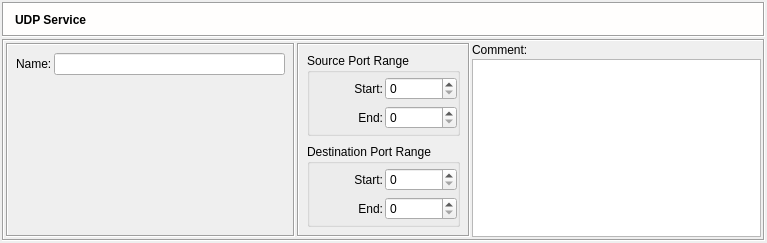
<ui version="4.0" >
 <class>UDPServiceDialog_q</class>
 <widget class="QWidget" name="UDPServiceDialog_q" >
  <property name="enabled" >
   <bool>true</bool>
  </property>
  <property name="geometry" >
   <rect>
    <x>0</x>
    <y>0</y>
    <width>767</width>
    <height>243</height>
   </rect>
  </property>
  <property name="sizePolicy" >
   <sizepolicy vsizetype="Preferred" hsizetype="Minimum" >
    <horstretch>0</horstretch>
    <verstretch>0</verstretch>
   </sizepolicy>
  </property>
  <property name="windowTitle" >
   <string>UDP</string>
  </property>
  <layout class="QGridLayout" >
   <property name="leftMargin" >
    <number>2</number>
   </property>
   <property name="topMargin" >
    <number>2</number>
   </property>
   <property name="rightMargin" >
    <number>2</number>
   </property>
   <property name="bottomMargin" >
    <number>2</number>
   </property>
   <property name="horizontalSpacing" >
    <number>0</number>
   </property>
   <property name="verticalSpacing" >
    <number>0</number>
   </property>
   <item row="0" column="0" >
    <layout class="QVBoxLayout" >
     <property name="spacing" >
      <number>2</number>
     </property>
     <property name="leftMargin" >
      <number>0</number>
     </property>
     <property name="topMargin" >
      <number>0</number>
     </property>
     <property name="rightMargin" >
      <number>0</number>
     </property>
     <property name="bottomMargin" >
      <number>0</number>
     </property>
     <item>
      <widget class="QFrame" name="frame3" >
       <property name="sizePolicy" >
        <sizepolicy vsizetype="Fixed" hsizetype="Preferred" >
         <horstretch>0</horstretch>
         <verstretch>0</verstretch>
        </sizepolicy>
       </property>
       <property name="minimumSize" >
        <size>
         <width>16</width>
         <height>35</height>
        </size>
       </property>
       <property name="palette" >
        <palette>
         <active>
          <colorrole role="Base" >
           <brush brushstyle="SolidPattern" >
            <color alpha="255" >
             <red>255</red>
             <green>255</green>
             <blue>255</blue>
            </color>
           </brush>
          </colorrole>
          <colorrole role="Window" >
           <brush brushstyle="SolidPattern" >
            <color alpha="255" >
             <red>255</red>
             <green>254</green>
             <blue>253</blue>
            </color>
           </brush>
          </colorrole>
         </active>
         <inactive>
          <colorrole role="Base" >
           <brush brushstyle="SolidPattern" >
            <color alpha="255" >
             <red>255</red>
             <green>255</green>
             <blue>255</blue>
            </color>
           </brush>
          </colorrole>
          <colorrole role="Window" >
           <brush brushstyle="SolidPattern" >
            <color alpha="255" >
             <red>255</red>
             <green>254</green>
             <blue>253</blue>
            </color>
           </brush>
          </colorrole>
         </inactive>
         <disabled>
          <colorrole role="Base" >
           <brush brushstyle="SolidPattern" >
            <color alpha="255" >
             <red>255</red>
             <green>254</green>
             <blue>253</blue>
            </color>
           </brush>
          </colorrole>
          <colorrole role="Window" >
           <brush brushstyle="SolidPattern" >
            <color alpha="255" >
             <red>255</red>
             <green>254</green>
             <blue>253</blue>
            </color>
           </brush>
          </colorrole>
         </disabled>
        </palette>
       </property>
       <property name="autoFillBackground" >
        <bool>true</bool>
       </property>
       <property name="frameShape" >
        <enum>QFrame::Box</enum>
       </property>
       <property name="frameShadow" >
        <enum>QFrame::Sunken</enum>
       </property>
       <layout class="QGridLayout" >
        <property name="leftMargin" >
         <number>2</number>
        </property>
        <property name="topMargin" >
         <number>2</number>
        </property>
        <property name="rightMargin" >
         <number>2</number>
        </property>
        <property name="bottomMargin" >
         <number>2</number>
        </property>
        <property name="horizontalSpacing" >
         <number>2</number>
        </property>
        <property name="verticalSpacing" >
         <number>2</number>
        </property>
        <item row="0" column="2" >
         <widget class="QLabel" name="editorTitle" >
          <property name="font" >
           <font>
            <weight>75</weight>
            <bold>true</bold>
           </font>
          </property>
          <property name="text" >
           <string>UDP Service</string>
          </property>
          <property name="wordWrap" >
           <bool>false</bool>
          </property>
         </widget>
        </item>
        <item row="0" column="1" >
         <widget class="QLabel" name="label" >
          <property name="sizePolicy" >
           <sizepolicy vsizetype="Preferred" hsizetype="Maximum" >
            <horstretch>0</horstretch>
            <verstretch>0</verstretch>
           </sizepolicy>
          </property>
          <property name="text" >
           <string/>
          </property>
          <property name="pixmap" >
           <pixmap resource="MainRes.qrc" >:/Icons/UDPService/icon</pixmap>
          </property>
         </widget>
        </item>
       </layout>
      </widget>
     </item>
     <item>
      <widget class="QFrame" name="frame7" >
       <property name="frameShape" >
        <enum>QFrame::Box</enum>
       </property>
       <property name="frameShadow" >
        <enum>QFrame::Sunken</enum>
       </property>
       <layout class="QGridLayout" >
        <item rowspan="2" row="0" column="0" >
         <widget class="QFrame" name="frame28" >
          <property name="frameShape" >
           <enum>QFrame::Box</enum>
          </property>
          <property name="frameShadow" >
           <enum>QFrame::Sunken</enum>
          </property>
          <layout class="QGridLayout" >
           <property name="leftMargin" >
            <number>8</number>
           </property>
           <property name="topMargin" >
            <number>8</number>
           </property>
           <property name="rightMargin" >
            <number>8</number>
           </property>
           <property name="bottomMargin" >
            <number>2</number>
           </property>
           <property name="horizontalSpacing" >
            <number>2</number>
           </property>
           <property name="verticalSpacing" >
            <number>8</number>
           </property>
           <item row="2" column="1" >
            <spacer>
             <property name="orientation" >
              <enum>Qt::Vertical</enum>
             </property>
             <property name="sizeType" >
              <enum>QSizePolicy::MinimumExpanding</enum>
             </property>
             <property name="sizeHint" >
              <size>
               <width>20</width>
               <height>2</height>
              </size>
             </property>
            </spacer>
           </item>
           <item row="0" column="0" >
            <widget class="QLabel" name="textLabel1" >
             <property name="text" >
              <string>Name:</string>
             </property>
             <property name="wordWrap" >
              <bool>false</bool>
             </property>
            </widget>
           </item>
           <item row="0" column="1" >
            <widget class="QLineEdit" name="obj_name" >
             <property name="sizePolicy" >
              <sizepolicy vsizetype="Fixed" hsizetype="Preferred" >
               <horstretch>200</horstretch>
               <verstretch>0</verstretch>
              </sizepolicy>
             </property>
             <property name="minimumSize" >
              <size>
               <width>0</width>
               <height>0</height>
              </size>
             </property>
            </widget>
           </item>
          </layout>
         </widget>
        </item>
        <item rowspan="2" row="0" column="1" >
         <widget class="QFrame" name="frame27" >
          <property name="frameShape" >
           <enum>QFrame::Box</enum>
          </property>
          <property name="frameShadow" >
           <enum>QFrame::Sunken</enum>
          </property>
          <layout class="QGridLayout" >
           <property name="leftMargin" >
            <number>8</number>
           </property>
           <property name="topMargin" >
            <number>8</number>
           </property>
           <property name="rightMargin" >
            <number>8</number>
           </property>
           <property name="bottomMargin" >
            <number>8</number>
           </property>
           <property name="horizontalSpacing" >
            <number>2</number>
           </property>
           <property name="verticalSpacing" >
            <number>8</number>
           </property>
           <item row="0" column="0" >
            <widget class="QGroupBox" name="groupBox1" >
             <property name="title" >
              <string>Source Port Range</string>
             </property>
             <layout class="QGridLayout" >
              <property name="leftMargin" >
               <number>0</number>
              </property>
              <property name="topMargin" >
               <number>0</number>
              </property>
              <property name="rightMargin" >
               <number>0</number>
              </property>
              <property name="bottomMargin" >
               <number>0</number>
              </property>
              <property name="horizontalSpacing" >
               <number>2</number>
              </property>
              <property name="verticalSpacing" >
               <number>2</number>
              </property>
              <item row="0" column="0" >
               <widget class="QLabel" name="textLabel3" >
                <property name="text" >
                 <string>Start:</string>
                </property>
                <property name="alignment" >
                 <set>Qt::AlignRight|Qt::AlignTrailing|Qt::AlignVCenter</set>
                </property>
                <property name="wordWrap" >
                 <bool>false</bool>
                </property>
               </widget>
              </item>
              <item row="0" column="1" >
               <widget class="QSpinBox" name="ss" >
                <property name="buttonSymbols" >
                 <enum>QAbstractSpinBox::UpDownArrows</enum>
                </property>
                <property name="maximum" >
                 <number>65535</number>
                </property>
               </widget>
              </item>
              <item row="1" column="0" >
               <widget class="QLabel" name="textLabel3_2" >
                <property name="text" >
                 <string>End:</string>
                </property>
                <property name="alignment" >
                 <set>Qt::AlignRight|Qt::AlignTrailing|Qt::AlignVCenter</set>
                </property>
                <property name="wordWrap" >
                 <bool>false</bool>
                </property>
               </widget>
              </item>
              <item row="1" column="1" >
               <widget class="QSpinBox" name="se" >
                <property name="buttonSymbols" >
                 <enum>QAbstractSpinBox::UpDownArrows</enum>
                </property>
                <property name="maximum" >
                 <number>65535</number>
                </property>
               </widget>
              </item>
             </layout>
            </widget>
           </item>
           <item row="1" column="0" >
            <widget class="QGroupBox" name="groupBox1_2" >
             <property name="title" >
              <string>Destination Port Range</string>
             </property>
             <layout class="QGridLayout" >
              <property name="leftMargin" >
               <number>0</number>
              </property>
              <property name="topMargin" >
               <number>0</number>
              </property>
              <property name="rightMargin" >
               <number>0</number>
              </property>
              <property name="bottomMargin" >
               <number>0</number>
              </property>
              <property name="horizontalSpacing" >
               <number>2</number>
              </property>
              <property name="verticalSpacing" >
               <number>2</number>
              </property>
              <item row="0" column="0" >
               <widget class="QLabel" name="textLabel3_3" >
                <property name="text" >
                 <string>Start:</string>
                </property>
                <property name="alignment" >
                 <set>Qt::AlignRight|Qt::AlignTrailing|Qt::AlignVCenter</set>
                </property>
                <property name="wordWrap" >
                 <bool>false</bool>
                </property>
               </widget>
              </item>
              <item row="0" column="1" >
               <widget class="QSpinBox" name="ds" >
                <property name="buttonSymbols" >
                 <enum>QAbstractSpinBox::UpDownArrows</enum>
                </property>
                <property name="maximum" >
                 <number>65535</number>
                </property>
               </widget>
              </item>
              <item row="1" column="0" >
               <widget class="QLabel" name="textLabel3_2_2" >
                <property name="text" >
                 <string>End:</string>
                </property>
                <property name="alignment" >
                 <set>Qt::AlignRight|Qt::AlignTrailing|Qt::AlignVCenter</set>
                </property>
                <property name="wordWrap" >
                 <bool>false</bool>
                </property>
               </widget>
              </item>
              <item row="1" column="1" >
               <widget class="QSpinBox" name="de" >
                <property name="buttonSymbols" >
                 <enum>QAbstractSpinBox::UpDownArrows</enum>
                </property>
                <property name="maximum" >
                 <number>65535</number>
                </property>
               </widget>
              </item>
             </layout>
            </widget>
           </item>
          </layout>
         </widget>
        </item>
        <item row="0" column="2" >
         <widget class="QLabel" name="textLabel2" >
          <property name="sizePolicy" >
           <sizepolicy vsizetype="Fixed" hsizetype="Preferred" >
            <horstretch>0</horstretch>
            <verstretch>0</verstretch>
           </sizepolicy>
          </property>
          <property name="text" >
           <string>Comment:</string>
          </property>
          <property name="wordWrap" >
           <bool>false</bool>
          </property>
         </widget>
        </item>
        <item row="1" column="2" >
         <widget class="QTextEdit" name="comment" >
          <property name="sizePolicy" >
           <sizepolicy vsizetype="Expanding" hsizetype="Expanding" >
            <horstretch>0</horstretch>
            <verstretch>0</verstretch>
           </sizepolicy>
          </property>
          <property name="minimumSize" >
           <size>
            <width>200</width>
            <height>0</height>
           </size>
          </property>
          <property name="tabChangesFocus" >
           <bool>true</bool>
          </property>
         </widget>
        </item>
       </layout>
      </widget>
     </item>
    </layout>
   </item>
  </layout>
 </widget>
 <layoutdefault spacing="2" margin="2" />
 <tabstops>
  <tabstop>obj_name</tabstop>
  <tabstop>ss</tabstop>
  <tabstop>se</tabstop>
  <tabstop>ds</tabstop>
  <tabstop>de</tabstop>
  <tabstop>comment</tabstop>
 </tabstops>
 <resources>
  <include location="MainRes.qrc" />
 </resources>
 <connections>
  <connection>
   <sender>obj_name</sender>
   <signal>textChanged(QString)</signal>
   <receiver>UDPServiceDialog_q</receiver>
   <slot>changed()</slot>
   <hints>
    <hint type="sourcelabel" >
     <x>20</x>
     <y>20</y>
    </hint>
    <hint type="destinationlabel" >
     <x>20</x>
     <y>20</y>
    </hint>
   </hints>
  </connection>
  <connection>
   <sender>ss</sender>
   <signal>valueChanged(int)</signal>
   <receiver>UDPServiceDialog_q</receiver>
   <slot>changed()</slot>
   <hints>
    <hint type="sourcelabel" >
     <x>20</x>
     <y>20</y>
    </hint>
    <hint type="destinationlabel" >
     <x>20</x>
     <y>20</y>
    </hint>
   </hints>
  </connection>
  <connection>
   <sender>se</sender>
   <signal>valueChanged(int)</signal>
   <receiver>UDPServiceDialog_q</receiver>
   <slot>changed()</slot>
   <hints>
    <hint type="sourcelabel" >
     <x>20</x>
     <y>20</y>
    </hint>
    <hint type="destinationlabel" >
     <x>20</x>
     <y>20</y>
    </hint>
   </hints>
  </connection>
  <connection>
   <sender>ds</sender>
   <signal>valueChanged(int)</signal>
   <receiver>UDPServiceDialog_q</receiver>
   <slot>changed()</slot>
   <hints>
    <hint type="sourcelabel" >
     <x>20</x>
     <y>20</y>
    </hint>
    <hint type="destinationlabel" >
     <x>20</x>
     <y>20</y>
    </hint>
   </hints>
  </connection>
  <connection>
   <sender>de</sender>
   <signal>valueChanged(int)</signal>
   <receiver>UDPServiceDialog_q</receiver>
   <slot>changed()</slot>
   <hints>
    <hint type="sourcelabel" >
     <x>20</x>
     <y>20</y>
    </hint>
    <hint type="destinationlabel" >
     <x>20</x>
     <y>20</y>
    </hint>
   </hints>
  </connection>
  <connection>
   <sender>comment</sender>
   <signal>textChanged()</signal>
   <receiver>UDPServiceDialog_q</receiver>
   <slot>changed()</slot>
   <hints>
    <hint type="sourcelabel" >
     <x>20</x>
     <y>20</y>
    </hint>
    <hint type="destinationlabel" >
     <x>20</x>
     <y>20</y>
    </hint>
   </hints>
  </connection>
 </connections>
</ui>
